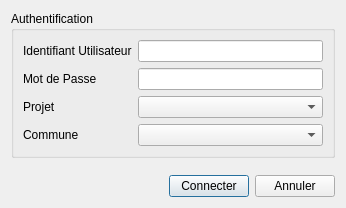
<?xml version="1.0" encoding="UTF-8"?>
<ui version="4.0">
 <class>Dialog</class>
 <widget class="QDialog" name="Dialog">
  <property name="geometry">
   <rect>
    <x>0</x>
    <y>0</y>
    <width>346</width>
    <height>208</height>
   </rect>
  </property>
  <property name="windowTitle">
   <string>Authentification</string>
  </property>
  <property name="windowIcon">
   <iconset resource="../icons.qrc">
    <normaloff>:/std/icone/unlock.png</normaloff>:/std/icone/unlock.png</iconset>
  </property>
  <layout class="QVBoxLayout" name="verticalLayout">
   <item>
    <widget class="QGroupBox" name="groupBox">
     <property name="title">
      <string>Authentification</string>
     </property>
     <layout class="QFormLayout" name="formLayout">
      <property name="fieldGrowthPolicy">
       <enum>QFormLayout::AllNonFixedFieldsGrow</enum>
      </property>
      <item row="0" column="0">
       <widget class="QLabel" name="label">
        <property name="text">
         <string>Identifiant Utilisateur</string>
        </property>
       </widget>
      </item>
      <item row="0" column="1">
       <widget class="QLineEdit" name="lineEditLogin"/>
      </item>
      <item row="1" column="0">
       <widget class="QLabel" name="label_2">
        <property name="text">
         <string>Mot de Passe</string>
        </property>
       </widget>
      </item>
      <item row="1" column="1">
       <widget class="QLineEdit" name="lineEditPwd">
        <property name="inputMethodHints">
         <set>Qt::ImhHiddenText|Qt::ImhNoAutoUppercase|Qt::ImhNoPredictiveText</set>
        </property>
        <property name="echoMode">
         <enum>QLineEdit::Password</enum>
        </property>
       </widget>
      </item>
      <item row="2" column="0">
       <widget class="QLabel" name="label_3">
        <property name="text">
         <string>Projet</string>
        </property>
       </widget>
      </item>
      <item row="2" column="1">
       <widget class="QComboBox" name="comboBoxProjet"/>
      </item>
      <item row="3" column="0">
       <widget class="QLabel" name="label_4">
        <property name="text">
         <string>Commune</string>
        </property>
       </widget>
      </item>
      <item row="3" column="1">
       <widget class="QComboBox" name="comboBoxCommune"/>
      </item>
     </layout>
    </widget>
   </item>
   <item>
    <spacer name="verticalSpacer">
     <property name="orientation">
      <enum>Qt::Vertical</enum>
     </property>
     <property name="sizeHint" stdset="0">
      <size>
       <width>20</width>
       <height>40</height>
      </size>
     </property>
    </spacer>
   </item>
   <item>
    <layout class="QHBoxLayout" name="horizontalLayout">
     <item>
      <spacer name="horizontalSpacer">
       <property name="orientation">
        <enum>Qt::Horizontal</enum>
       </property>
       <property name="sizeHint" stdset="0">
        <size>
         <width>40</width>
         <height>20</height>
        </size>
       </property>
      </spacer>
     </item>
     <item>
      <widget class="QPushButton" name="pushButtonConnecter">
       <property name="text">
        <string>Connecter</string>
       </property>
      </widget>
     </item>
     <item>
      <widget class="QPushButton" name="pushButtonAnnuler">
       <property name="text">
        <string>Annuler</string>
       </property>
      </widget>
     </item>
    </layout>
   </item>
  </layout>
 </widget>
 <resources>
  <include location="../icons.qrc"/>
 </resources>
 <connections/>
</ui>
